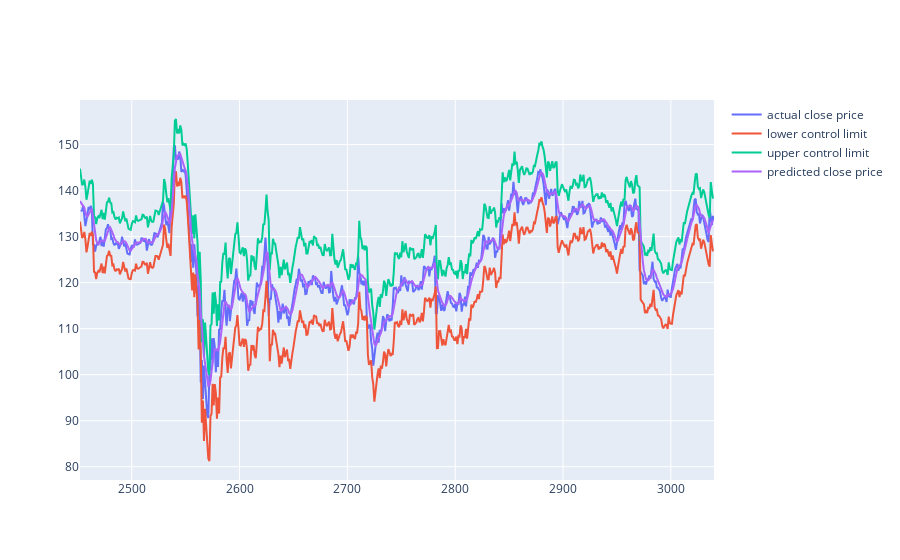

Notebook cell for this chart:
### Code cell
fig = go.Figure()
fig.add_trace(go.Scatter(x=data.index[-actual_test_len:], y=y_test[:,0], mode='lines', name='actual close price'))
fig.add_trace(go.Scatter(x=df.index[-actual_test_len:], y=df['lcl'][-actual_test_len:], mode='lines', name='lower control limit'))
fig.add_trace(go.Scatter(x=df.index[-actual_test_len:], y=df['ucl'][-actual_test_len:], mode='lines', name='upper control limit'))
fig.add_trace(go.Scatter(x=df.index[-actual_test_len:], y= y_test_pred[:,0], mode='lines', name='predicted close price'))

### Figure 1 — Plotly figure (JSON) as saved in the notebook; plotly's stock layout.template omitted (floating-point values rounded to 4 significant figures; data arrays with more than 128 entries replaced by an {"elided": "..."} marker saying what was removed)
{"data": [{"mode": "lines", "name": "actual close price", "type": "scatter", "x": {"elided": "588 int values"}, "y": {"elided": "588 float values"}}, {"mode": "lines", "name": "lower control limit", "type": "scatter", "x": {"elided": "588 int values"}, "y": {"elided": "588 float values"}}, {"mode": "lines", "name": "upper control limit", "type": "scatter", "x": {"elided": "588 int values"}, "y": {"elided": "588 float values"}}, {"mode": "lines", "name": "predicted close price", "type": "scatter", "x": {"elided": "588 int values"}, "y": {"elided": "588 float values"}}], "layout": {}}
